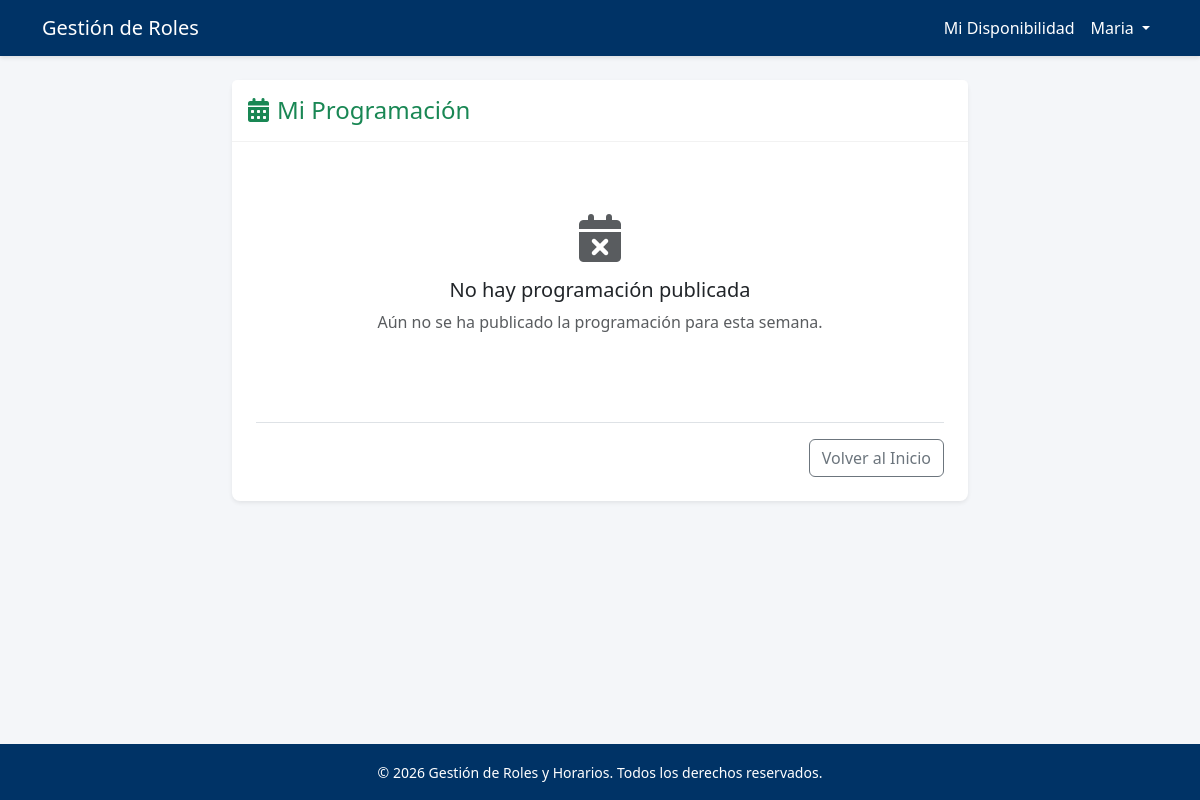
Before: /users/mis-programaciones/ (signed in) with the older database file.
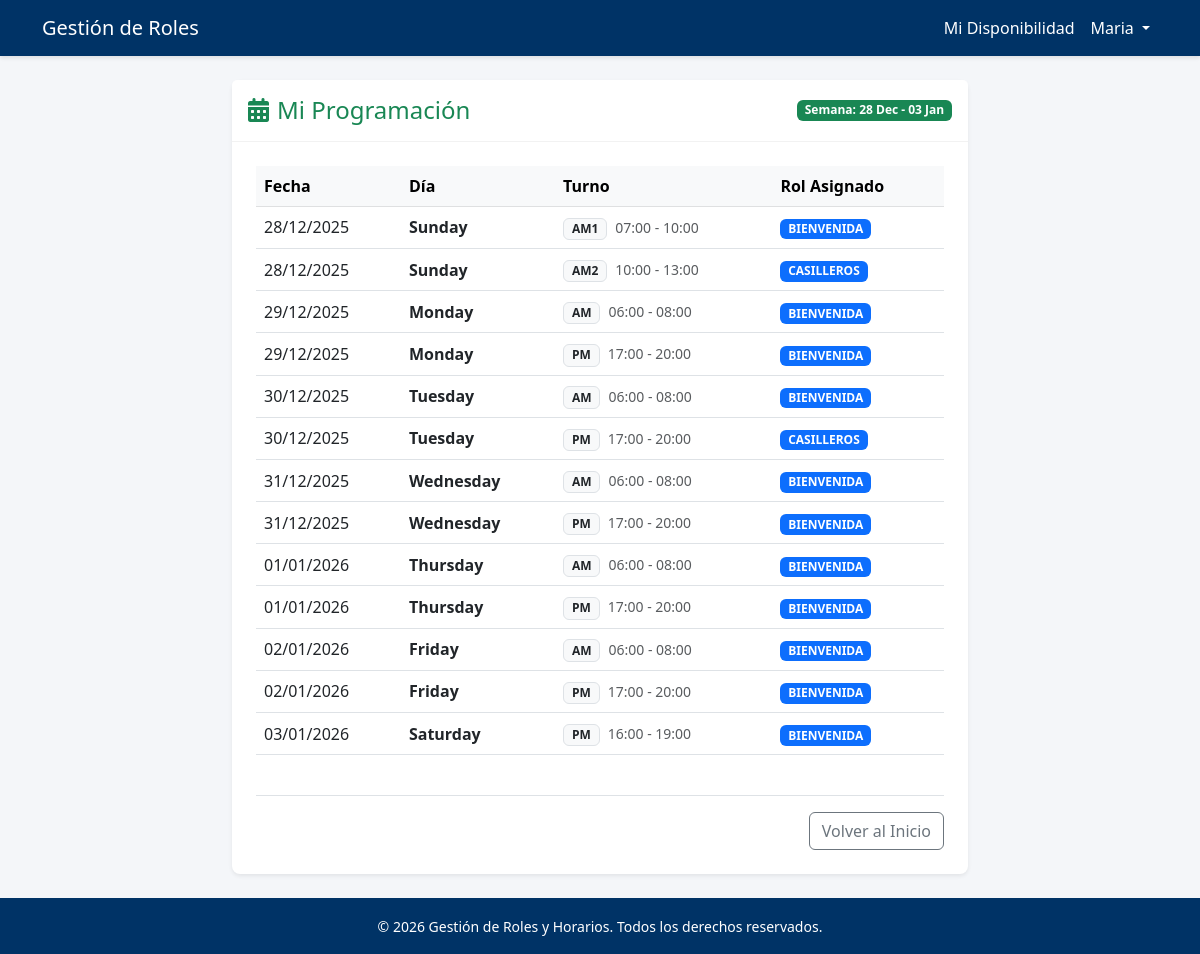
After: the same page with the newer database file.
### users/models.py (models this page shows, shortened)
class CustomUser(AbstractUser):
    username = None
    email = models.EmailField(_('email address'), unique=True)
    documento = models.CharField(max_length=20, unique=True, verbose_name="Documento de Identidad")
    celular = models.CharField(max_length=20, verbose_name="Celular")
    GENERO_CHOICES = [
        ('M', 'Masculino'),
        ('F', 'Femenino'),
        ('O', 'Otro'),
    ]
    genero = models.CharField(max_length=1, choices=GENERO_CHOICES, verbose_name="Género")
    bes = models.BooleanField(default=False, verbose_name="B.E.S")
    im = models.BooleanField(default=False, verbose_name="I.M")
    pf = models.BooleanField(default=False, verbose_name="PF")
    roles = models.ManyToManyField(Rol, related_name='usuarios', blank=True)
    pareja = models.ForeignKey('self', null=True, blank=True, on_delete=models.SET_NULL, verbose_name="Pareja / Dependencia", help_text="Usuario con el que debe coincidir obligatoriamente en turno")
    USERNAME_FIELD = 'email'
    REQUIRED_FIELDS = ['documento', 'first_name', 'last_name']
    objects = CustomUserManager()

class Programacion(models.Model):
    fecha_inicio = models.DateField(verbose_name="Fecha Inicio Semana")
    fecha_fin = models.DateField(verbose_name="Fecha Fin Semana")
    publicada = models.BooleanField(default=False, verbose_name="Publicada")
    creada_en = models.DateTimeField(auto_now_add=True)
    class Meta:
        verbose_name = "Programación Semanal"
        verbose_name_plural = "Programaciones Semanales"
        ordering = ['-fecha_inicio']

class Asignacion(models.Model):
    programacion = models.ForeignKey(Programacion, on_delete=models.CASCADE, related_name='asignaciones')
    usuario = models.ForeignKey(CustomUser, on_delete=models.CASCADE, related_name='asignaciones')
    turno = models.ForeignKey(Turno, on_delete=models.CASCADE)
    rol = models.ForeignKey(Rol, on_delete=models.CASCADE) # El rol que ejercerá en ese turno
    fecha = models.DateField(verbose_name="Fecha del Turno")
    class Meta:
        verbose_name = "Asignación de Turno"
        verbose_name_plural = "Asignaciones de Turno"
        unique_together = ('usuario', 'fecha', 'turno') # Un usuario no puede tener 2 roles en el mismo turno/fecha

class Turno(models.Model):
    DIAS = [
        (0, 'Lunes'),
        (1, 'Martes'),
        (2, 'Miércoles'),
        (3, 'Jueves'),
        (4, 'Viernes'),
        (5, 'Sábado'),
        (6, 'Domingo'),
    ]
    dia = models.IntegerField(choices=DIAS, verbose_name="Día de la semana")
    nombre = models.CharField(max_length=50, verbose_name="Nombre del Turno") # Ej: AM, PM, AM1
    hora_inicio = models.TimeField(verbose_name="Hora Inicio")
    hora_fin = models.TimeField(verbose_name="Hora Fin")
    roles_validos = models.ManyToManyField(Rol, related_name='turnos_disponibles', blank=True)
    class Meta:
        verbose_name = "Turno"
        verbose_name_plural = "Turnos"
        ordering = ['dia', 'hora_inicio']

class Rol(models.Model):
    nombre = models.CharField(max_length=100, unique=True)
    descripcion = models.TextField(blank=True, null=True)
    class Meta:
        verbose_name = "Rol"
        verbose_name_plural = "Roles"

### users/views.py (the view)
# urls.py: path('mis-programaciones/', views.mis_programaciones, name='mis_programaciones'),
@login_required
def mis_programaciones(request):
    programacion_actual = Programacion.objects.filter(publicada=True).order_by('-fecha_inicio').first()
    asignaciones = []
    if programacion_actual:
        asignaciones = Asignacion.objects.filter(
            programacion=programacion_actual,
            usuario=request.user
        ).select_related('turno', 'rol').order_by('fecha', 'turno__hora_inicio')
    context = {
        'programacion': programacion_actual,
        'asignaciones': asignaciones
    }
    return render(request, 'users/mis_programaciones.html', context)

### templates/users/mis_programaciones.html (shortened to what this page needs)
{% extends 'base.html' %}
{% block content %}
<div class="row justify-content-center">
    <div class="col-lg-8">
        <div class="card shadow-sm">
            <div class="card-header bg-white py-3 d-flex justify-content-between align-items-center">
                <h4 class="mb-0 text-success"><i class="fas fa-calendar-alt me-2"></i>Mi Programación</h4>
                {% if programacion %}
                <span class="badge bg-success">Semana: {{ programacion.fecha_inicio|date:"d M" }} - {{ programacion.fecha_fin|date:"d M" }}</span>
                {% endif %}
            </div>
            <div class="card-body p-4">
                {% if programacion %}
                    {% if asignaciones %}
                        <div class="table-responsive">
                            <table class="table table-hover align-middle">
                                <thead class="table-light">
                                    <tr>
                                        <th>Fecha</th>
                                        <th>Día</th>
                                        <th>Turno</th>
                                        <th>Rol Asignado</th>
                                    </tr>
                                </thead>
                                <tbody>
                                    {% for asignacion in asignaciones %}
                                    <tr>
                                        <td>{{ asignacion.fecha|date:"d/m/Y" }}</td>
                                        <td class="fw-bold">{{ asignacion.fecha|date:"l"|capfirst }}</td>
                                        <td>
                                            <span class="badge bg-light text-dark border">
                                                {{ asignacion.turno.nombre }}
                                            </span>
                                            <small class="text-muted ms-1">
                                                {{ asignacion.turno.hora_inicio|time:"H:i" }} - {{ asignacion.turno.hora_fin|time:"H:i" }}
                                            </small>
                                        </td>
                                        <td>
                                            <span class="badge bg-primary">{{ asignacion.rol.nombre }}</span>
                                        </td>
                                    </tr>
                                    {% endfor %}
                                </tbody>
                            </table>
                        </div>
                    {% else %}
                        <div class="text-center py-5">
                            <i class="fas fa-coffee fa-3x text-muted mb-3"></i>
                            <h5>¡Semana Libre!</h5>
                            <p class="text-muted">No tienes turnos asignados para esta programación.</p>
                        </div>
                    {% endif %}
                {% else %}
                    <div class="text-center py-5">
                        <i class="fas fa-calendar-times fa-3x text-muted mb-3"></i>
                        <h5>No hay programación publicada</h5>
                        <p class="text-muted">Aún no se ha publicado la programación para esta semana.</p>
                    </div>
                {% endif %}
                <div class="d-grid gap-2 d-md-flex justify-content-md-end mt-4 pt-3 border-top">
                    <a href="{% url 'home' %}" class="btn btn-outline-secondary">Volver al Inicio</a>
                </div>
            </div>
        </div>
    </div>
</div>
{% endblock %}

### templates/base.html (shortened to what this page needs)
{% load static %}
<!DOCTYPE html>
<html lang="es">
<head>
    <link href="https://cdn.jsdelivr.net/npm/bootstrap@5.3.0/dist/css/bootstrap.min.css" rel="stylesheet">
    <link rel="stylesheet" href="https://cdnjs.cloudflare.com/ajax/libs/font-awesome/6.4.0/css/all.min.css">
</head>
<body class="d-flex flex-column min-vh-100">
    <nav class="navbar navbar-expand-lg navbar-dark mb-4">
        <div class="container">
            <a class="navbar-brand" href="{% url 'home' %}">
                Gestión de Roles
            </a>
            <div class="collapse navbar-collapse" id="navbarNav">
                <ul class="navbar-nav ms-auto">
                    {% if user.is_authenticated %}
                        {% if user.roles.exists %}
                        <li class="nav-item">
                            <a class="nav-link" href="{% url 'disponibilidad' %}">Mi Disponibilidad</a>
                        </li>
                        {% endif %}
                        <li class="nav-item dropdown">
                            <a class="nav-link dropdown-toggle" href="#" role="button" data-bs-toggle="dropdown">
                                {{ user.first_name }}
                            </a>
                        </li>
                    {% else %}
                        <li class="nav-item">
                            <a class="nav-link" href="{% url 'login' %}">Iniciar Sesión</a>
                        </li>
                    {% endif %}
                </ul>
            </div>
        </div>
    </nav>
    <div class="container flex-grow-1">
        {% block content %}{% endblock %}
    </div>
    <footer class="footer mt-4 text-center">
        <div class="container">
            <small>&copy; {% now "Y" %} Gestión de Roles y Horarios. Todos los derechos reservados.</small>
        </div>
    </footer>
</body>
</html>

### templates/base.html (style rules this page uses)
:root { --primary-color: #003366; --secondary-color: #0056b3; --accent-color: #f8f9fa; }
body { background-color: #f4f6f9; font-family: 'Segoe UI', Tahoma, Geneva, Verdana, sans-serif; }
.navbar { background-color: var(--primary-color); box-shadow: 0 2px 4px rgba(0,0,0,0.1); }
.navbar-brand, .nav-link { color: white !important; }
.card { border: none; box-shadow: 0 0.125rem 0.25rem rgba(0, 0, 0, 0.075); border-radius: 0.5rem; }
.card-header { background-color: white; border-bottom: 1px solid rgba(0,0,0,0.05); font-weight: 600; color: var(--primary-color); }
.footer { background-color: var(--primary-color); color: white; padding: 1rem 0; margin-top: auto; }

Changed rows visible on the page:
added Programacion: fecha_inicio "28 Dec", fecha_fin "03 Jan"
added Asignacion: fecha "28/12/2025", fecha "Sunday", turno.nombre "AM1", turno.hora_inicio "07:00", turno.hora_fin "10:00", rol.nombre "BIENVENIDA"
added Asignacion: fecha "28/12/2025", fecha "Sunday", turno.nombre "AM2", turno.hora_inicio "10:00", turno.hora_fin "13:00", rol.nombre "CASILLEROS"
added Asignacion: fecha "29/12/2025", fecha "Monday", turno.nombre "AM", turno.hora_inicio "06:00", turno.hora_fin "08:00", rol.nombre "BIENVENIDA"
added Asignacion: fecha "29/12/2025", fecha "Monday", turno.nombre "PM", turno.hora_inicio "17:00", turno.hora_fin "20:00", rol.nombre "BIENVENIDA"
added Asignacion: fecha "30/12/2025", fecha "Tuesday", turno.nombre "AM", turno.hora_inicio "06:00", turno.hora_fin "08:00", rol.nombre "BIENVENIDA"
added Asignacion: fecha "30/12/2025", fecha "Tuesday", turno.nombre "PM", turno.hora_inicio "17:00", turno.hora_fin "20:00", rol.nombre "CASILLEROS"
added Asignacion: fecha "31/12/2025", fecha "Wednesday", turno.nombre "AM", turno.hora_inicio "06:00", turno.hora_fin "08:00", rol.nombre "BIENVENIDA"
added Asignacion: fecha "31/12/2025", fecha "Wednesday", turno.nombre "PM", turno.hora_inicio "17:00", turno.hora_fin "20:00", rol.nombre "BIENVENIDA"
added Asignacion: fecha "01/01/2026", fecha "Thursday", turno.nombre "AM", turno.hora_inicio "06:00", turno.hora_fin "08:00", rol.nombre "BIENVENIDA"
added Asignacion: fecha "01/01/2026", fecha "Thursday", turno.nombre "PM", turno.hora_inicio "17:00", turno.hora_fin "20:00", rol.nombre "BIENVENIDA"
added Asignacion: fecha "02/01/2026", fecha "Friday", turno.nombre "AM", turno.hora_inicio "06:00", turno.hora_fin "08:00", rol.nombre "BIENVENIDA"
added Asignacion: fecha "02/01/2026", fecha "Friday", turno.nombre "PM", turno.hora_inicio "17:00", turno.hora_fin "20:00", rol.nombre "BIENVENIDA"
added Asignacion: fecha "03/01/2026", fecha "Saturday", turno.nombre "PM", turno.hora_inicio "16:00", turno.hora_fin "19:00", rol.nombre "BIENVENIDA"
Other visible differences:
text no longer shown: "No hay programación publicada Aún no se ha publicado la programación para esta semana."
text now shown: "Semana: - Fecha Día Turno Rol Asignado"
